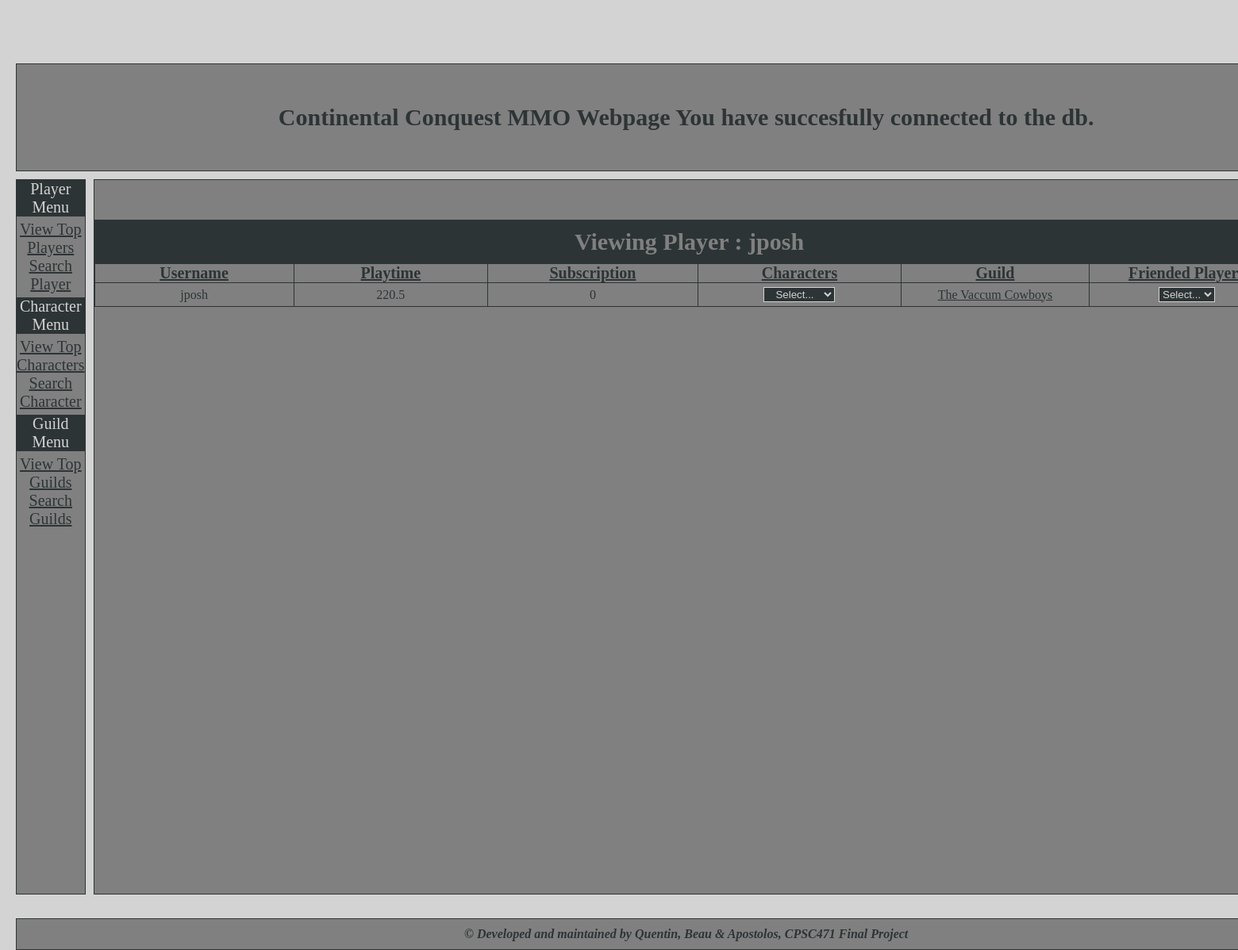
The page /viewplayer.php?acct_id=7 on the database its author committed.
### tables this page shows
CREATE TABLE PLAYERS (
	Player_ID INTEGER NOT NULL,
    Playtime VARCHAR(30) NOT NULL,
    Sub_status TINYINT(1) NOT NULL,
	Guild VARCHAR(30) DEFAULT NULL,
    PRIMARY KEY (Player_ID),
    FOREIGN KEY (Player_ID) REFERENCES USERS (Acct_ID)
);

CREATE TABLE USERS (
	Acct_ID INTEGER auto_increment,
	Fname VARCHAR(20) NOT NULL,
	Lname VARCHAR(20) NOT NULL,
	Username VARCHAR(20) NOT NULL,
    Password VARCHAR(16) NOT NULL,
	Birthday DATE NOT NULL,
	Email VARCHAR(40) NOT NULL,
	PRIMARY KEY (Acct_ID)
);

### include/functions.php (called while the page is built, shortened)
<?php
    class Database {
        function init_connection($servername, $db, $username, $password) {
            $this->connection = mysqli_connect($servername, $username, $password, $db);
        }
    }
?>

### viewplayer.php (the view, shortened to what this page needs)
<?php
    include 'include/header.php';
    include 'include/left-menu.php';
    if(isset($_POST["acct_id"])) {
        $acct_id = $_POST["acct_id"];
    } else {
        $acct_id = $_GET["acct_id"];
    }
    $stmt = $db->connection->prepare('SELECT * FROM PLAYERS, USERS WHERE Player_ID = ? AND Player_ID=Acct_ID');
    $stmt->bind_param('i', $acct_id);
    $stmt->execute();
    $result = $stmt->get_result();
?>
                <div class="center">
                    <div id="center-content">
                        <table id="table_players">
                            <tr class="table_players_row">
                                <td class="table_players_data" id="table_players_title" colspan="8" >
                                    Viewing Player :
                                    <?php
                                        if ($result->num_rows == 0) {
                                            echo "<br/>Player not found.";
                                        } else {
                                            $row = $result->fetch_row();
                                            echo $row[7];
                                        ?>
                                </td>
                            </tr>
                            <tr class="table_players_row">
                                <td class="table_players_header_data">
                                    Username
                                </td>
                                <td class="table_players_header_data">
                                    Playtime
                                </td>
                                <td class="table_players_header_data">
                                    Subscription
                                </td>
                                <td class="table_players_header_data">
                                    Characters
                                </td>
                                <td class="table_players_header_data">
                                    Guild
                                </td>
                                <td class="table_players_header_data">
                                    Friended Players
                                </td>
                            </tr>
                            <?php
                                echo "  <tr class='table_players_row'>
                                            <td class='table_players_data'>
                                                ".$row[7]."
                                            </td>
                                            <td class='table_players_data'>
                                                ".$row[1]."
                                            </td>
                                            <td class='table_players_data'>
                                                ".$row[2]."
                                            </td>
                                            <td class='table_players_data'>
                                ";
                                $stmt = $db->connection->prepare('SELECT * FROM CHARACTERS WHERE Acct_ID = ?');
                                $stmt->bind_param('i', $row[0]);
                                $stmt->execute();
                                $characters = $stmt->get_result();
                                if($characters->num_rows != 0) {
                                ?>  <form method="post">
                                        <select class="input-fields" id="view-character-selector" onchange="this.options[this.selectedIndex].value && (window.location = this.options[this.selectedIndex].value);">
                                            <?php
                                                echo "<option>Select...</option>";
                                            ?>
                                        </select>
                                    </form>
                                <?php
                                } else {
                                    echo "No Characters";
                                }
                            ?>
                                    </td>
                                    <td class='table_players_data'>
                                        <?php
                                        if($row[3] != "") {
                                            echo "<a href='viewguild?ID=".$row[3]."'>".$row[3]."</a>";
                                        } else {
                                            echo "No Guild";
                                        }
                                        ?>
                                    </td>
                                    <td class='table_players_data'>
                                    <?php
                                        $stmt = $db->connection->prepare('SELECT * FROM FRIEND_LIST, PLAYERS, USERS WHERE FRIEND_LIST.Acct_ID = ? AND Friend_ID = Player_ID AND Player_ID=USERS.Acct_ID;');
                                        $stmt->bind_param('i', $row[0]);
                                        $stmt->execute();
                                        $friends = $stmt->get_result();
                                        if($friends->num_rows != 0) {
                                            ?>  <form method="post">
                                                    <select class="input-fields" id="view-friend-selector" onchange="this.options[this.selectedIndex].value && (window.location = this.options[this.selectedIndex].value);">
                                                        <?php
                                                            echo "<option>Select...</option>";
                                                        ?>
                                                    </select>
                                                </form>
                                            <?php
                                            } else {
                                                echo "No Friends";
                                            }
                                    ?>
                                    </td>
                                </tr>
                            </table>
                            <br/>
                            <br/>
                        <?php } ?>
                    </div>
                </div>
<?php
    include 'include/footer.php';
?>

### include/theme.css (style rules this page uses)
html { height: 100%; color: #2D3436; background-color:lightgray; }
body { min-height: 100%; margin: 0; }
.center { grid-area: main; border:1px solid #2D3436; min-height: 900px; }
#center-content { margin-top: 50px; margin-left: auto; margin-right: auto; margin-bottom:auto; width: 1500px; text-align: center; }
.grid-container > div { background-color:gray; text-align: center; padding: 0px; font-size: 20px; }
a:link { color: #2D3436; }
#table_players { border: 1px solid #2D3436; border-collapse: collapse; margin-left: auto; margin-right: auto; margin-bottom:auto; }
#table_players_title { padding-top: 10px; padding-bottom:10px; font-weight:bold; font-size: 30px; background-color:#2D3436; color:gray; }
.table_players_header_data { border: 1px solid #2D3436; margin: 0; padding: 0; width : 500px; font-size: 20px; font-weight: bold; text-decoration: underline; }
.table_players_data { border: 1px solid #2D3436; margin: 0; padding-top: 5px; padding-bottom: 5px; width : 500px; font-size: 16px; }
.input-fields { background-color:#2D3436; border: 1px solid lightgray; color: lightgray; text-align: center; }

### rows shown on the page
players: Player_ID.Username "jposh", Playtime "220.5", Sub_status "0", Guild "The Vaccum Cowboys"
